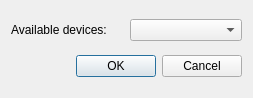
<?xml version="1.0" encoding="UTF-8"?>
<ui version="4.0">
 <class>ConnectDevice</class>
 <widget class="QDialog" name="ConnectDevice">
  <property name="geometry">
   <rect>
    <x>0</x>
    <y>0</y>
    <width>253</width>
    <height>98</height>
   </rect>
  </property>
  <property name="windowTitle">
   <string>Connect device..</string>
  </property>
  <layout class="QGridLayout" name="gridLayout">
   <item row="0" column="0">
    <layout class="QHBoxLayout" name="horizontalLayout">
     <item>
      <widget class="QLabel" name="label">
       <property name="text">
        <string>Available devices:</string>
       </property>
      </widget>
     </item>
     <item>
      <widget class="QComboBox" name="comboBox">
       <property name="minimumContentsLength">
        <number>0</number>
       </property>
      </widget>
     </item>
    </layout>
   </item>
   <item row="1" column="0">
    <widget class="QDialogButtonBox" name="buttonBox">
     <property name="orientation">
      <enum>Qt::Horizontal</enum>
     </property>
     <property name="standardButtons">
      <set>QDialogButtonBox::Cancel|QDialogButtonBox::Ok</set>
     </property>
    </widget>
   </item>
  </layout>
 </widget>
 <resources/>
 <connections>
  <connection>
   <sender>buttonBox</sender>
   <signal>accepted()</signal>
   <receiver>ConnectDevice</receiver>
   <slot>accept()</slot>
   <hints>
    <hint type="sourcelabel">
     <x>248</x>
     <y>254</y>
    </hint>
    <hint type="destinationlabel">
     <x>157</x>
     <y>274</y>
    </hint>
   </hints>
  </connection>
  <connection>
   <sender>buttonBox</sender>
   <signal>rejected()</signal>
   <receiver>ConnectDevice</receiver>
   <slot>reject()</slot>
   <hints>
    <hint type="sourcelabel">
     <x>316</x>
     <y>260</y>
    </hint>
    <hint type="destinationlabel">
     <x>286</x>
     <y>274</y>
    </hint>
   </hints>
  </connection>
 </connections>
</ui>
